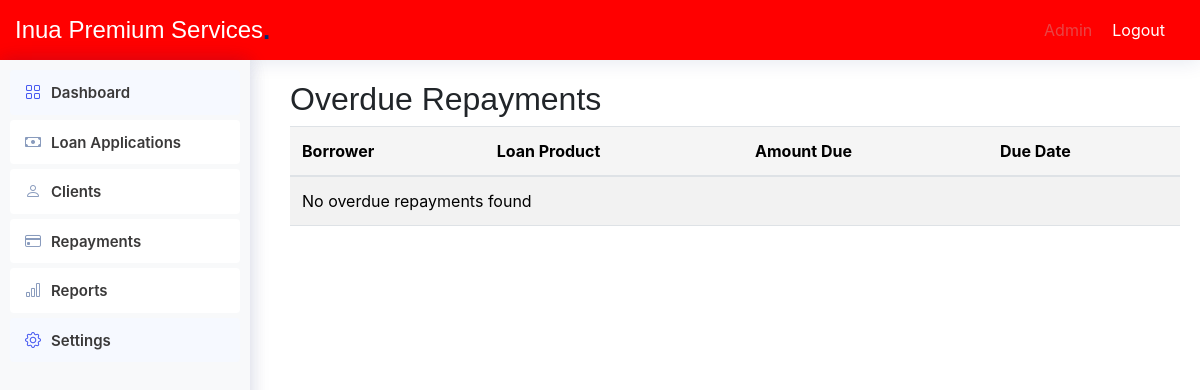
Before: /admin/overdue_repayments.php with the older database file.
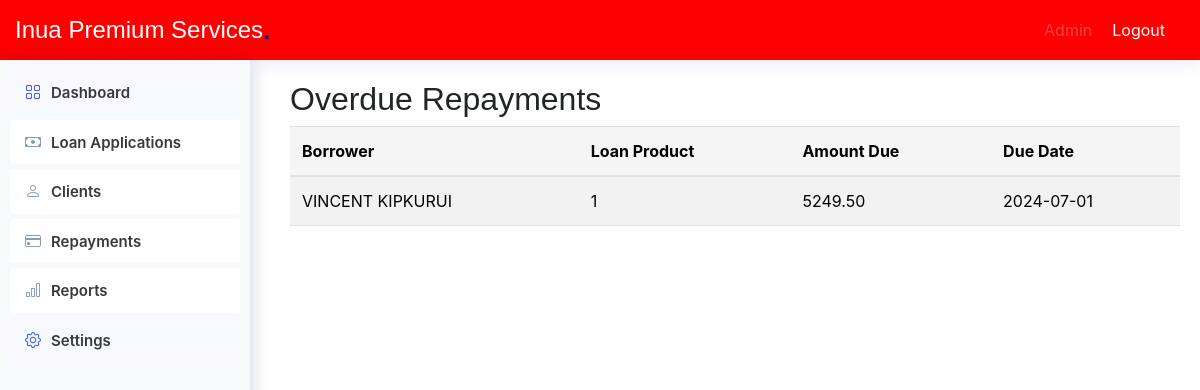
After: the same page with the newer database file.
### tables this page shows
CREATE TABLE `navigation_items` (
  `id` int(11) NOT NULL,
  `title` varchar(100) NOT NULL,
  `url` varchar(200) NOT NULL,
  `icon` varchar(50) DEFAULT NULL,
  `parent_id` int(11) DEFAULT NULL
);

CREATE TABLE `repayments` (
  `id` int(11) NOT NULL,
  `loan_id` int(11) DEFAULT NULL,
  `repayment_date` date DEFAULT NULL,
  `amount` decimal(10,2) DEFAULT NULL
);

CREATE TABLE `borrowers` (
  `id` int(11) NOT NULL,
  `full_name` varchar(255) NOT NULL,
  `business_name` varchar(255) DEFAULT NULL,
  `unique_number` varchar(20) NOT NULL,
  `mobile` varchar(15) DEFAULT NULL,
  `email` varchar(255) DEFAULT NULL,
  `total_paid` decimal(10,2) DEFAULT NULL,
  `open_loans_balance` decimal(10,2) DEFAULT NULL,
  `status` varchar(50) DEFAULT NULL
);

CREATE TABLE `loan_applications` (
  `id` int(11) NOT NULL,
  `borrower` int(11) NOT NULL,
  `loan_product` varchar(255) DEFAULT NULL,
  `principal` decimal(10,2) DEFAULT NULL,
  `loan_release_date` date DEFAULT NULL,
  `interest` decimal(10,2) DEFAULT NULL,
  `interest_method` varchar(50) DEFAULT NULL,
  `loan_interest` decimal(5,2) DEFAULT NULL,
  `loan_duration` int(11) DEFAULT NULL,
  `repayment_cycle` varchar(50) DEFAULT NULL,
  `number_of_repayments` int(11) DEFAULT NULL,
  `processing_fee` decimal(5,2) DEFAULT NULL,
  `registration_fee` decimal(5,2) DEFAULT NULL,
  `loan_status` varchar(50) DEFAULT NULL,
  `total_amount` double NOT NULL
);

### includes/functions.php (called while the page is built, shortened)
<?php
function db_connect() {
    $host = 'localhost';
    $db = 'microfinance';
    $user = 'root';
    $pass = '';
    try {
        return new PDO("mysql:host=$host;dbname=$db", $user, $pass, [
            PDO::ATTR_ERRMODE => PDO::ERRMODE_EXCEPTION,
            PDO::ATTR_DEFAULT_FETCH_MODE => PDO::FETCH_ASSOC,
        ]);
    } catch (PDOException $e) {
        die('Connection failed: ' . $e->getMessage());
    }
}
function getUserRole($userId) {
    $conn = db_connect();
    $stmt = $conn->prepare("SELECT role_id FROM users WHERE id = ?");
    $stmt->execute([$userId]);
    return $stmt->fetchColumn();
}
function getNavigationItems($roleId) {
    try {
        $conn = db_connect();
        $stmt = $conn->prepare("
            SELECT ni.id, ni.title, ni.url, ni.icon, ni.parent_id
            FROM navigation_items ni
            INNER JOIN navigation_item_roles nir ON ni.id = nir.navigation_item_id
            WHERE nir.role_id = :role_id
        ");
        $stmt->execute([':role_id' => $roleId]);
        $result = $stmt->fetchAll(PDO::FETCH_ASSOC);
        return $result ?: [];
    } catch (PDOException $e) {
        error_log('Database query error: ' . $e->getMessage());
        return [];
    } finally {
        $conn = null;
    }
}
?>

### admin/overdue_repayments.php (the view, shortened to what this page needs)
<!DOCTYPE html>
<html lang="en">
<head>
    <link href="assets/vendor/bootstrap/css/bootstrap.min.css" rel="stylesheet">
    <link href="assets/vendor/bootstrap-icons/bootstrap-icons.css" rel="stylesheet">
    <link href="assets/css/style.css" rel="stylesheet">
</head>
<body>
    <?php
    include '../includes/functions.php';
    include 'includes/header.php';
    ?>
    <div class="sidebar">
        <?php include '../includes/sidebar.php'; ?>
    </div>
    <?php
    include 'db.php';
    $sql_overdue = "SELECT
                        borrowers.full_name AS borrower_name,
                        loan_applications.loan_product,
                        repayments.amount,
                        repayments.repayment_date
                    FROM
                        repayments
                    INNER JOIN
                        loan_applications ON repayments.loan_id = loan_applications.id
                    INNER JOIN
                        borrowers ON loan_applications.borrower= borrowers.id
                    WHERE
                        repayments.repayment_date < CURDATE()";
    $result_overdue = $conn->query($sql_overdue);
    ?>
    <main class="main">
        <section class="section">
                <div class="table-container">
                    <h2>Overdue Repayments</h2>
                    <table class="table table-striped">
                        <thead>
                            <tr>
                                <th>Borrower</th>
                                <th>Loan Product</th>
                                <th>Amount Due</th>
                                <th>Due Date</th>
                            </tr>
                        </thead>
                        <tbody>
                            <?php
                            if ($result_overdue->num_rows > 0) {
                                while($row = $result_overdue->fetch_assoc()) {
                                    echo "<tr class='overdue'>
                                            <td>{$row['borrower_name']}</td>
                                            <td>{$row['loan_product']}</td>
                                            <td>{$row['amount']}</td>
                                            <td>{$row['repayment_date']}</td>
                                          </tr>";
                                }
                            } else {
                                echo "<tr><td colspan='4'>No overdue repayments found</td></tr>";
                            }
                            ?>
                        </tbody>
                    </table>
                </div>
        </section>
    </main>
</body>
</html>

### admin/includes/header.php (shortened to what this page needs)
<header id="header" class="header" style="background-color:red">
        <div class="container-fluid d-flex align-items-center justify-content-between">
            <a href="index.html" class="logo d-flex align-items-center me-auto me-xl-0">
                <h1 class="sitename">Inua Premium Services</h1><span>.</span>
            </a>
            <nav id="navmenu" class="navmenu">
                <ul>
                    <li><a href="admin.php" class="active">Admin</a></li>
                    <li><a href="index.php?logout=1">Logout</a></li>
                </ul>
            </nav>
        </div>
    </header>

### includes/sidebar.php (shortened to what this page needs)
<?php
$userId = 1;
$roleId = getUserRole($userId);
$navItems = getNavigationItems($roleId);
function renderNavItems($items, $parentId = NULL) {
    $html = '';
    foreach ($items as $item) {
        if ($item['parent_id'] == $parentId) {
            $subItems = array_filter($items, function($i) use ($item) {
                return $i['parent_id'] == $item['id'];
            });
            $hasSubItems = !empty($subItems);
            $html .= '<li class="nav-item">';
            $html .= '<a class="nav-link' . ($hasSubItems ? ' collapsed' : '') . '" href="' . $item['url'] . '"';
            if ($hasSubItems) {
                $html .= ' data-bs-toggle="collapse" data-bs-target="#collapse-' . $item['id'] . '" aria-expanded="false" aria-controls="collapse-' . $item['id'] . '"';
            }
            $html .= '>';
            if ($item['icon']) {
                $html .= '<i class="' . $item['icon'] . '" title="' . $item['title'] . '"></i>';
            }
            $html .= '<span>' . $item['title'] . '</span>';
            $html .= '</a>';
            if ($hasSubItems) {
                $html .= '<ul id="collapse-' . $item['id'] . '" class="collapse list-unstyled">';
                $html .= renderNavItems($items, $item['id']);
                $html .= '</ul>';
            }
            $html .= '</li>';
        }
    }
    return $html;
}
?>
<!DOCTYPE html>
<html lang="en">
<head>
    <link rel="stylesheet" href="../assets/css/bootstrap.min.css">
</head>
<body>
    <aside class="sidebar">
        <ul class="sidebar-nav" id="sidebar-nav">
            <?= renderNavItems($navItems) ?>
        </ul>
    </aside>
</body>
</html>

### admin/assets/css/style.css (style rules this page uses)
:root { scroll-behavior: smooth; }
body { font-family: "Open Sans", sans-serif; background: #f6f9ff; color: #444444; }
a { color: #4154f1; text-decoration: none; }
h1, h2, h3, h4, h5, h6 { font-family: "Nunito", sans-serif; }
.logo { line-height: 1; }
@media (min-width: 1200px) { .logo { width: 280px; } }
.logo span { font-size: 26px; font-weight: 700; color: #012970; font-family: "Nunito", sans-serif; }
.header { transition: all 0.5s; z-index: 997; height: 60px; box-shadow: 0px 2px 20px rgba(1, 41, 112, 0.1); background-color: #fff; padding-left: 20px; }
.sidebar { position: fixed; top: 60px; left: 0; bottom: 0; width: 300px; z-index: 996; transition: all 0.3s; padding: 20px; overflow-y: auto; scrollbar-width: thin; scrollbar-color: #aab7cf transparent; box-shadow: 0px 0px 20px rgba(1, 41, 112, 0.1); background-color: #fff; }
.sidebar-nav { padding: 0; margin: 0; list-style: none; }
.sidebar-nav li { padding: 0; margin: 0; list-style: none; }
.sidebar-nav .nav-item { margin-bottom: 5px; }
.sidebar-nav .nav-link { display: flex; align-items: center; font-size: 15px; font-weight: 600; color: #4154f1; transition: 0.3; background: #f6f9ff; padding: 10px 15px; border-radius: 4px; }
.sidebar-nav .nav-link i { font-size: 16px; margin-right: 10px; color: #4154f1; }
.sidebar-nav .nav-link.collapsed { color: #012970; background: #fff; }
.sidebar-nav .nav-link.collapsed i { color: #899bbd; }

### admin/overdue_repayments.php (style rules this page uses)
.header { background-color: #e84545; color: #ffffff; padding: 10px 0; display: flex; justify-content: space-between; align-items: center; }
.header .logo h1 { color: #ffffff; margin: 0; font-size: 24px; }
.header .navmenu ul { list-style: none; padding: 0; margin: 0; display: flex; }
.header .navmenu ul li { margin-right: 20px; }
.header .navmenu ul li a { color: #ffffff; text-decoration: none; }
.header .navmenu ul li a.active, .header .navmenu ul li a:hover { color: #e84545; }
.sidebar { background-color: #ffffff; color: #3a3939; padding: 20px; width: 250px; position: fixed; height: 100%; overflow: auto; }
.sidebar .nav-item .nav-link { color: #3a3939; padding: 10px 15px; text-decoration: none; display: block; }
.main { margin-left: 270px; padding: 20px; }
.table-container { overflow-x: auto; }
.table thead th { background-color: #f5f5f5; }
.overdue { background-color: #f8d7da; }

### includes/sidebar.php (style rules this page uses)
.sidebar { background-color: #f8f9fa; padding: 10px; height: 100vh; width: 250px; position: fixed; }
.sidebar .nav-link { color: #333; display: block; padding: 10px; text-decoration: none; }

Changed rows visible on the page:
now on this page (row edited): repayments: borrowers.full_name "VINCENT KIPKURUI", loan.loan_product "1", amount "5249.50", repayment_date "2024-07-01"
Other visible differences:
text no longer shown: "No overdue repayments found"
